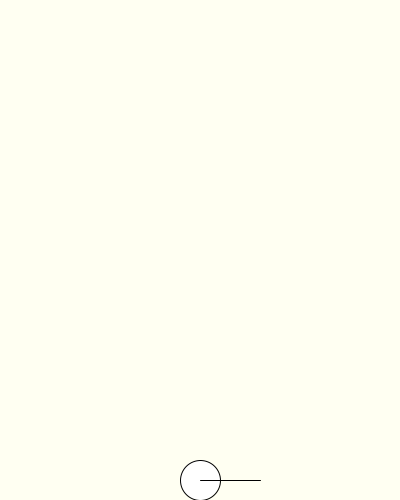
Frame 1 (no input)
Frame 60 (the mouse pressed at the canvas centre just before this capture): identical to frame 1, image omitted
Frame 120 (the mouse held since frame 60 and released just before this capture): identical to frame 1, image omitted

The Processing sketch that drew this single still picture (run headless with seeded random() and noise(); from frame 60 on, the mouse is pressed at the canvas centre):

// Processing sketch: week12_7_1_bubble_glue_shooting
// ── week12_7_1_bubble_glue_shooting.pde
//Week11 有泡泡龍的陣列
void setup(){
  size(400,500);
}
float angle=0;
void draw(){
  background(#FFFFF2);
  ellipse(200,480, 40,40);
  line(200,480, 200+60*cos(angle), 480+60*sin(angle));
  if(bulletFlying){
    ellipse(bulletX, bulletY, 20,20);
    bulletX += bulletVX;
    bulletY += bulletVY;
  }
}
void mouseDragged(){
  angle += radians(mouseX-pmouseX);
}
boolean bulletFlying=false;
float bulletX=200, bulletY = 480, bulletVX=0, bulletVY=0;
void keyPressed(){
  if(key==' '){
    bulletFlying=true;
    bulletVX = 2*cos(angle);
    bulletVY = 2*sin(angle);
  }
}
